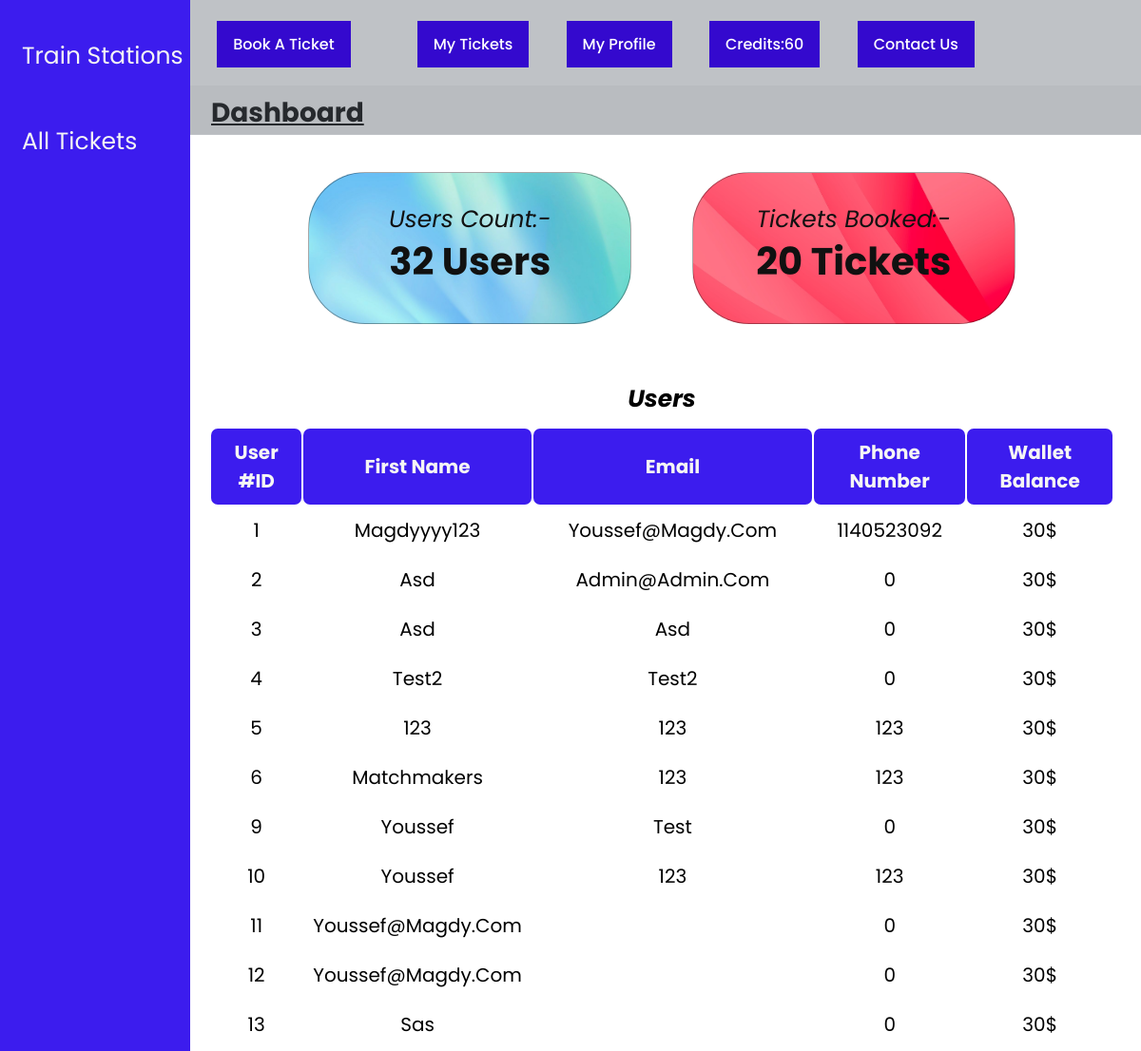
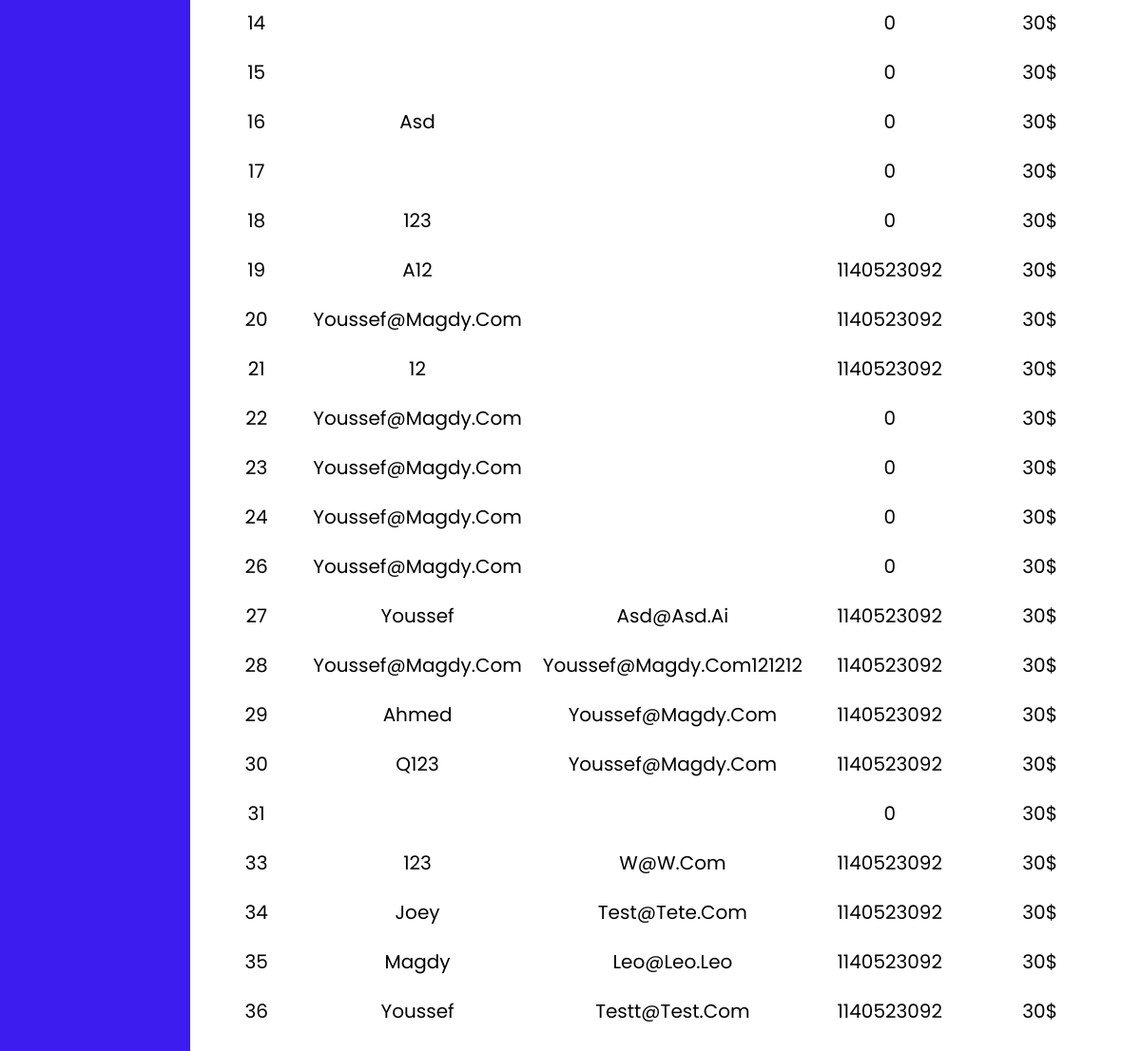
The page /admin-panel.php (signed in) on the database its author committed (2 pictures, top to bottom).
### tables this page shows
CREATE TABLE `users` (
  `id` int(10) NOT NULL,
  `user_name` varchar(200) NOT NULL,
  `user_email` varchar(200) NOT NULL,
  `user_password` varchar(200) NOT NULL,
  `user_phone` int(12) NOT NULL,
  `user_type` varchar(10) NOT NULL,
  `profile_picture` varchar(255) NOT NULL DEFAULT 'default-pp.jpg',
  `hasTicket` int(1) NOT NULL,
  `user_balance` int(255) NOT NULL
);

### admin-panel.php (the view, shortened to what this page needs)
<!DOCTYPE html>
<html lang="en">
<?php
 require_once './database/dbConnection.php';
?>
<head>
  <link rel="stylesheet" href="CSS/admin-panel.css">
</head>
<?php session_start();
    include 'navbar.php';?>
<body>
  <div class="sidenav">
    <a href="train-stations.php">Train Stations</a>
    <a href="all-tickets.php">All Tickets</a>
  </div>
  <div class="body2">
    <div class="title">
      <p> <b>Dashboard</b></p>
    </div>
    <div class="three-squares">
      <div class="square1">
        <div class="text1">
          <p>Users Count:-</p>
          <h4 name="numberOfUsers" class="heading4"><span><?php $sql = "SELECT COUNT(*) AS total from users";
$result = $conn->query($sql);
$data =  $result->fetch_assoc();
echo $data['total'];?></span> Users</h4>
        </div>
      </div>
      <div class="square3">
        <div class="text3">
          <p>Tickets Booked:-</p>
          <h4 name="totalNumberOfTicketBooked" class="heading4"><span><?php $sql = "SELECT COUNT(*) AS total from tickets";
$result = $conn->query($sql);
$data =  $result->fetch_assoc();
echo $data['total'];?></span> Tickets</h4>
        </div>
      </div>
    </div>
    <div class="users-table">
      <table>
        <caption><b>Users</b></caption>
        <thead>
          <tr>
            <th>User #ID</th>
            <th>First Name</th>
            <th>Email</th>
            <th>Phone Number</th>
            <th>Wallet balance</th>
          </tr>
        </thead>
        <?php
$sql='SELECT * FROM users';
$result=mysqli_query($conn,$sql);
while($row=mysqli_fetch_assoc($result))
{
?>
  <tbody>
  <tr>
    <td><span name="ID"><?php echo $row['id'] ?></span></td>
    <td><?php echo $row['user_name'] ?></td>
    <td><?php echo $row['user_email'] ?></td>
    <td><?php echo $row['user_phone'] ?></td>
    <td><span name="User-balance">30</span>&dollar;</td>
  </tr>
</tbody>
<?php
}
?>
      </table>
    </div>
  </div>
</body>
</html>

### navbar.php (shortened to what this page needs)
<?php
require_once './database/dbConnection.php';
?>
<html>
<head>
  <link rel="stylesheet" href="css/navbar.css" />
  <link rel="stylesheet" href="css/index.css" />
</head>
  <nav>
    <ul id="menu">
      <?php
      if (isset($_SESSION['user_id'])):
        $id=$_SESSION['user_id'];
        $sql="SELECT user_balance FROM users where id ='$id'";
        $result=mysqli_query($conn,$sql);
        $row=mysqli_fetch_array($result)
    ?>
      <li> <a href="index.php">Home</li></a>
      <li><a href="book-a-ticket.php">Book A Ticket</a><li>
        <li> <a href="train-ticket.php">My Tickets</li></a>
        <li> <a href="profile.php">My Profile</li></a>
        <li><a href="index.php">Credits:<?php echo $row[0] ?></li></a>
        <li><a href="cu.php">Contact us</a></li>
      <li> <a href="logout.php">Logout</li></a>
      <?php endif;?>
    </ul>
  </nav>
</html>

### css/admin-panel.css (style rules this page uses)
body { font-family: 'Poppins', sans-serif; }
.sidenav { height: 100%; width: 200px; position: fixed; z-index: 1; top: 0; left: 0px; background-color: rgb(60, 28, 238); overflow-x: hidden; padding-top: 34px; }
.sidenav a { padding: 6px 6px 6px 23px; text-decoration: none; margin-bottom: 40px; font-size: 25px; color: whitesmoke; display: block; }
.body2 { margin-left: 192px; }
.title { margin-top: 90px; font-size: 28px; text-decoration: underline; text-underline-offset: 2px; background-color: whitesmoke; padding: 8px 30px 1px; }
.three-squares { font-size: 25px; font-style: italic; color: #111; text-align: center; }
.square1, .square2, .square3 { display: inline-block; height: 160px; width: 340px; margin: 40px 28px; border: 1px rgba(0, 0, 0, 0.345) solid; border-radius: 60px; }
.square1 { background-image: url(../images/d1b416e60c46e7f6269f425c2bb8f683.jpg); background-repeat: no-repeat; background-size: cover; }
.square3 { background-image: url(../images/the-background-292729__480\ copy.jpg); background-repeat: no-repeat; background-size: cover; }
.text1, .text2, .text3 { padding: 30px 30px; }
.heading4 { font-style: normal; margin-top: -5px; text-align: center; font-size: 40px; }
.users-table { text-align: center; margin: 20px 28px; font-size: 20px; }
table { width: 100%; }
th { color: whitesmoke; background-color: rgb(60, 28, 238); border: 0px #111 solid; border-radius: 7px; }
th, td { padding: 10px; }
caption { font-size: 25px; font-style: italic; margin-bottom: 10px; }

### css/navbar.css (style rules this page uses)
* { font-family: 'Poppins', sans-serif; margin: 0; padding: 0; outline: none; border: none; text-decoration: none; text-transform: capitalize; transition: .2s linear; }
nav { display: flex; justify-content: space-between; align-items: center; padding: 22px 6%; position: absolute; top: 0; left: 0; width: 100%; z-index: 1; background-color: rgba(95, 103, 113, 0.4); }
nav ul li:last-child { padding: 0; }
nav ul li a { display: block; }
nav ul li { display: inline-block; margin-left: 35px; color: white; text-transform: uppercase; font-weight: 500; transition: 0.3s; cursor: pointer; }
nav ul li a { color: white; text-decoration: none; background-color: var(--main-text-color); padding: 12px 17px; transition: 0.3s; }

### css/index.css (style rules this page uses)
:root { --main-text-color: #3409ce; }
* { font-family: "Poppins", sans-serif; margin: 0; padding: 0; box-sizing: border-box; list-style: none; }

### rows shown on the page
users: user_balance "60", id "27", user_name "Youssef", user_email "Asd@asd.ai", user_phone "1140523092"
users: id "1", user_name "Magdyyyy123", user_email "Youssef@magdy.com", user_phone "1140523092"
users: id "2", user_name "Asd", user_email "Admin@admin.com", user_phone "0"
users: id "3", user_name "Asd", user_email "Asd", user_phone "0"
users: id "4", user_name "Test2", user_email "Test2", user_phone "0"
users: id "5", user_name "123", user_email "123", user_phone "123"
users: id "6", user_name "Matchmakers", user_email "123", user_phone "123"
users: id "9", user_name "Youssef", user_email "Test", user_phone "0"
users: id "10", user_name "Youssef", user_email "123", user_phone "123"
users: id "11", user_name "Youssef@magdy.com", user_phone "0"
users: id "12", user_name "Youssef@magdy.com", user_phone "0"
users: id "13", user_name "Sas", user_phone "0"
users: id "14", user_phone "0"
users: id "15", user_phone "0"
users: id "16", user_name "Asd", user_phone "0"
users: id "17", user_phone "0"
users: id "18", user_name "123", user_phone "0"
users: id "19", user_name "A12", user_phone "1140523092"
users: id "20", user_name "Youssef@magdy.com", user_phone "1140523092"
users: id "21", user_name "12", user_phone "1140523092"
users: id "22", user_name "Youssef@magdy.com", user_phone "0"
users: id "23", user_name "Youssef@magdy.com", user_phone "0"
users: id "24", user_name "Youssef@magdy.com", user_phone "0"
users: id "26", user_name "Youssef@magdy.com", user_phone "0"
users: id "28", user_name "Youssef@magdy.com", user_email "Youssef@magdy.com121212", user_phone "1140523092"
users: id "29", user_name "Ahmed", user_email "Youssef@magdy.com", user_phone "1140523092"
users: id "30", user_name "Q123", user_email "Youssef@magdy.com", user_phone "1140523092"
users: id "31", user_phone "0"
users: id "33", user_name "123", user_email "W@w.com", user_phone "1140523092"
users: id "34", user_name "Joey", user_email "Test@tete.com", user_phone "1140523092"
users: id "35", user_name "Magdy", user_email "Leo@leo.leo", user_phone "1140523092"
users: id "36", user_name "Youssef", user_email "Testt@test.com", user_phone "1140523092"

### other values the page prints
$data['total'] "32"
$data['total'] "20"
